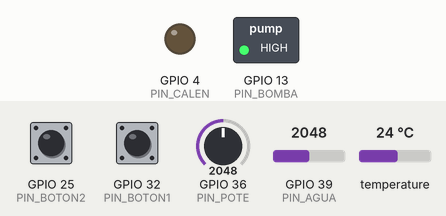
A program run on a simulated ESP32. Shown: switched loads named in the program (green lamp = pin HIGH), output pins drawn as LEDs (lit = HIGH). Inputs (shaded band) come from the test bench; at power-on: GPIO 25 (PIN_BOTON2) HIGH, GPIO 32 (PIN_BOTON1) HIGH, GPIO 39 (PIN_AGUA) = 2048, GPIO 36 (PIN_POTE) = 2048, temperature 24 °C. WiFi joins after 1.5 s; servers stay silent unless stated; uploads are accepted with an empty reply; what the program prints to the serial monitor is not drawn.

Above: at 4.8 s.
4.9 s: GPIO 25 (PIN_BOTON2) pulled LOW for 0.15 s
At 6.1 s:
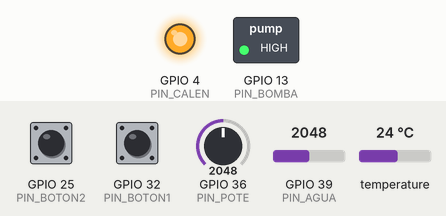
6.5 s: GPIO 32 (PIN_BOTON1) pulled LOW for 0.15 s
At 7.3 s:
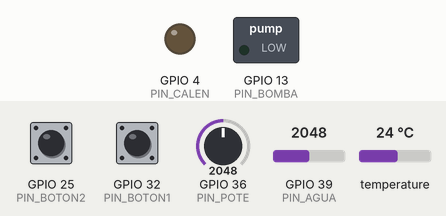
11.1 s: GPIO 39 (PIN_AGUA) set to 211
14.1 s: GPIO 39 (PIN_AGUA) set to 233
At 15.3 s:
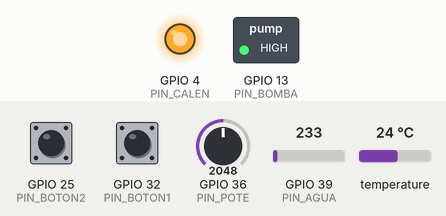
15.6 s: GPIO 25 (PIN_BOTON2) pulled LOW for 1 s
At 16.0 s:
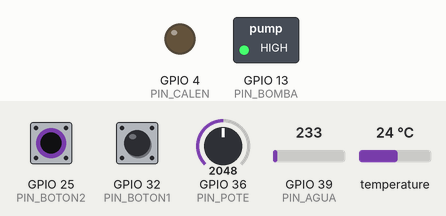
Timing chart, 0 to 18.6 s (numbered marks = the images above; inputs shaded):
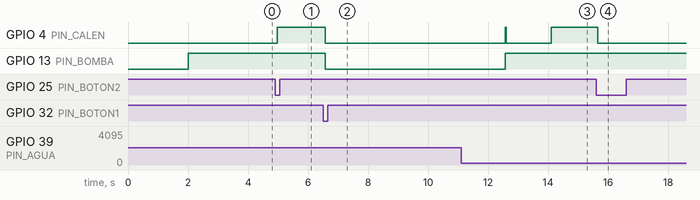

Measured:
- after the input at 4.9 s, GPIO 4 (PIN_CALEN): LOW → HIGH after 0.08 s
- after the input at 6.5 s, GPIO 4 (PIN_CALEN), GPIO 13 (PIN_BOMBA): HIGH → LOW after 0.07 s
- after the input at 14.1 s, GPIO 4 (PIN_CALEN): LOW → HIGH at once
- after the input at 15.6 s, GPIO 4 (PIN_CALEN): HIGH → LOW after 0.06 s

The program:

main.cpp
```cpp
#include <Arduino.h>
#include <WiFi.h>
#include "Boton.hpp"
#include "BombaAgua.hpp"
#include "Calentador.hpp"
#include "SensorTemp.hpp"
#include "SensorAgua.hpp"
#include "ApiClient.hpp"
#include "ControladorMate.hpp" // <-- Nuestro nuevo cerebro

// ============================================================
//  CONFIGURACIÓN
// ============================================================
const char* ssid       = "Fibertel WiFi324 2.4GHz";
const char* password   = "Andres607670";
const char* urlBackend = "http://192.168.0.96:8080";

const int PIN_POTE   = 36;
const int PIN_BOTON1 = 32; // Cebar
const int PIN_BOTON2 = 25; // ON/OFF
const int PIN_TEMP   = 33;
const int PIN_AGUA   = 39;
const int PIN_CALEN  = 4;
const int PIN_BOMBA  = 13;

const unsigned long INTERVALO_TELEMETRIA = 10000;
const unsigned long INTERVALO_LOG        = 1000;

// ============================================================
//  PUNTEROS GLOBALES (Hardware y Control)
// ============================================================
ApiClient* api         = nullptr;
SensorAgua* sensorNivel = nullptr;
SensorTemp* termometro  = nullptr;
Calentador* resistencia = nullptr;
BombaAgua* bomba       = nullptr;
Boton* botonCebar  = nullptr;
Boton* botonOnOff  = nullptr;
ControladorMate* cerebro     = nullptr;

float obtenerTempDeseada() {
  return map(analogRead(PIN_POTE), 0, 4095, 40, 90);
}

// ============================================================
//  COLA FREERTOS Y EXTERN API CALLBACKS
// ============================================================
struct TareaApi {
  enum Tipo { TELEMETRIA, EVENTO, SESSION_START, SESSION_STOP } tipo;
  float temp, target, water;
  char  evento[32];
  int   totalPours;
};

QueueHandle_t colaApi;

void tareaEnvioApi(void*) {
  TareaApi t;
  for (;;) {
    if (xQueueReceive(colaApi, &t, portMAX_DELAY) == pdTRUE && api) {
      switch (t.tipo) {
        case TareaApi::TELEMETRIA:    api->enviarTelemetria(t.temp, t.target, t.water); break;
        case TareaApi::EVENTO:        api->enviarEvento(String(t.evento)); break;
        case TareaApi::SESSION_START: api->abrirSesion(); break;
        case TareaApi::SESSION_STOP:  api->cerrarSesion(t.totalPours); break;
      }
    }
  }
}

void encolarTelemetria(float temp, float target, float water) {
  if (!api) return;
  TareaApi t; t.tipo = TareaApi::TELEMETRIA; t.temp = temp; t.target = target; t.water = water;
  xQueueSend(colaApi, &t, 0);
}

void encolarEvento(const char* nombre) {
  if (!api) return;
  TareaApi t; t.tipo = TareaApi::EVENTO; strncpy(t.evento, nombre, sizeof(t.evento) - 1);
  xQueueSend(colaApi, &t, 0);
}

void encolarSessionStart() {
  if (!api) return;
  TareaApi t; t.tipo = TareaApi::SESSION_START;
  xQueueSend(colaApi, &t, 0);
}

void encolarSessionStop(int totalPours) {
  if (!api) return;
  TareaApi t; t.tipo = TareaApi::SESSION_STOP; t.totalPours = totalPours;
  xQueueSend(colaApi, &t, 0);
}

// ============================================================
//  SETUP
// ============================================================
void setup() {
  Serial.begin(115200);
  pinMode(PIN_CALEN, OUTPUT);
  digitalWrite(PIN_CALEN, LOW);
  delay(2000);
  Serial.println("\n=== BOOT: Iniciando hardware ===");

  sensorNivel = new SensorAgua(PIN_AGUA, 0, 2000);
  termometro  = new SensorTemp(PIN_TEMP);
  resistencia = new Calentador(PIN_CALEN);
  bomba       = new BombaAgua(PIN_BOMBA);
  botonCebar  = new Boton(PIN_BOTON1);
  botonOnOff  = new Boton(PIN_BOTON2);
  pinMode(PIN_POTE, INPUT);

  // Instanciamos el controlador inyectándole sus dependencias
  cerebro = new ControladorMate(resistencia, bomba, botonCebar);

  termometro->iniciar();

  colaApi = xQueueCreate(8, sizeof(TareaApi));
  xTaskCreatePinnedToCore(tareaEnvioApi, "tareaApi", 8192, nullptr, 1, nullptr, 0);

  Serial.println("Hardware inicializado OK.");
  WiFi.mode(WIFI_STA);
  WiFi.disconnect();
  delay(100);
  Serial.print("Conectando a WiFi");
  WiFi.begin(ssid, password);

  int intentos = 0;
  while (WiFi.status() != WL_CONNECTED && intentos < 20) {
    delay(500); Serial.print(".");
    intentos++;
  }

  if (WiFi.status() == WL_CONNECTED) {
    Serial.println("\nWiFi conectado! IP: " + WiFi.localIP().toString());
    api = new ApiClient(urlBackend);
  } else {
    Serial.println("\nWiFi NO conectado. Continuando sin API.");
  }

  Serial.println("--- SISTEMA LISTO. Presioná Botón 2 para iniciar ---\n");
}

// ============================================================
//  LOOP MINIMALISTA
// ============================================================
unsigned long tiempoUltimaTelemetria = 0;
unsigned long tiempoUltimoLog        = 0;

void loop() {
  // 1. Lectura del entorno
  float tempActual  = termometro->obtenerTemperatura();
  float tempDeseada = obtenerTempDeseada();
  float nivelAgua   = sensorNivel->obtenerPorcentaje();
  bool  hayAgua     = sensorNivel->hayAguaSuficiente();
  bool  sensorOk    = (tempActual >= 0.0f);

  // 2. Control General (Prioridad)
  if (botonOnOff->fuePresionado()) {
    cerebro->toggleEncendido();
    return;
  }

  // 3. Dejamos que el cerebro procese el ciclo
  cerebro->actualizar(tempActual, tempDeseada, hayAgua, sensorOk);

  // 4. Telemetría y Logs
  if (cerebro->getEstado() != ControladorMate::Estado::APAGADO &&
      cerebro->getEstado() != ControladorMate::Estado::ENCENDIDO &&
      millis() - tiempoUltimaTelemetria >= INTERVALO_TELEMETRIA) {
    encolarTelemetria(tempActual, tempDeseada, nivelAgua);
    tiempoUltimaTelemetria = millis();
  }

  if (millis() - tiempoUltimoLog >= INTERVALO_LOG) {
    Serial.print("[");
    Serial.print(cerebro->getNombreEstado());
    Serial.print("] Agua: "); Serial.print(nivelAgua, 0);
    Serial.print("% | Temp: ");
    if (sensorOk) { Serial.print(tempActual, 1); Serial.print("°C"); }
    else          { Serial.print("ERROR"); }
    Serial.print(" | Objetivo: "); Serial.print(tempDeseada, 1);
    Serial.print("°C | Cebadas: "); Serial.print(cerebro->getCebosSesion());
    Serial.print(" (Hist: "); Serial.print(cerebro->getCebosHistoricos()); Serial.println(")");

    tiempoUltimoLog = millis();
  }

  delay(20);
}
```

ApiClient.hpp
```cpp
#pragma once
#include <WiFi.h>
#include <HTTPClient.h>
#include <ArduinoJson.h>
#ifdef NATIVE_TEST
  #include "mock_arduino.hpp"
#else
  #include <Arduino.h>
#endif

class ApiClient {
  private:
    const char* baseUrl;

    int postJson(const char* endpoint, String& body) {
      if (WiFi.status() != WL_CONNECTED) return -1;
      HTTPClient http;
      String url = String(baseUrl) + endpoint;
      http.begin(url);

      http.addHeader("Content-Type", "application/json");
      int code = http.POST(body);
      if (code > 0) {
        Serial.print("[API] POST ");
        Serial.print(endpoint);
        Serial.print(" → ");
        Serial.println(code);
      } else {
        Serial.print("[API] Error en ");
        Serial.print(endpoint);
        Serial.print(": ");
        Serial.println(http.errorToString(code).c_str());
      }
      http.end();
      return code;
    }

  public:
    ApiClient(const char* url) : baseUrl(url) {}

    // POST /telemetry
    void enviarTelemetria(float temp, float target, float water) {
      StaticJsonDocument<128> doc;
      doc["temperature"]       = temp;
      doc["targetTemperature"] = target;
      doc["waterLevel"]        = water;
      String body;
      serializeJson(doc, body);
      postJson("/telemetry", body);
    }

    // POST /events  —  solo acepta HEATING_STARTED | HEATING_STOPPED
    void enviarEvento(String tipo) {
      if (tipo != "HEATING_STARTED" && tipo != "HEATING_STOPPED") return;
      StaticJsonDocument<64> doc;
      doc["type"] = tipo;
      String body;
      serializeJson(doc, body);
      postJson("/events", body);
    }

    // POST /sessions  —  abre sesión SYSTEM_STARTED
    void abrirSesion() {
      StaticJsonDocument<64> doc;
      doc["sessionType"] = "SYSTEM_STARTED";
      doc["totalPours"]  = nullptr; // null según contrato
      String body;
      serializeJson(doc, body);
      postJson("/sessions", body);
    }

    // POST /sessions/finish  —  cierra sesión SYSTEM_STOPPED con totalPours
    void cerrarSesion(int totalPours) {
      StaticJsonDocument<64> doc;
      doc["sessionType"] = "SYSTEM_STOPPED";
      doc["totalPours"]  = totalPours;
      String body;
      serializeJson(doc, body);
      postJson("/sessions/finish", body);
    }
};
```

BombaAgua.hpp
```cpp
#pragma once
#ifdef NATIVE_TEST
  #include "mock_arduino.hpp"
#else
  #include <Arduino.h>
#endif

// Controla la bomba de agua a través de un módulo relay Active LOW.
// El relay activa su bobina cuando el pin IN recibe LOW (0V).
class BombaAgua {
  private:
    int pinRelay;

  public:
    BombaAgua(int pin) : pinRelay(pin) {
      pinMode(pinRelay, OUTPUT);
      digitalWrite(pinRelay, HIGH); // Relay en reposo (bobina desenergizada)
    }

    void encender() { digitalWrite(pinRelay, LOW);  }
    void apagar()   { digitalWrite(pinRelay, HIGH); }
};
```

Boton.hpp
```cpp
#pragma once
#ifdef NATIVE_TEST
  #include "mock_arduino.hpp"
#else
  #include <Arduino.h>
#endif

class Boton {
  private:
    int  pin;
    bool estadoAnterior;

  public:
    Boton(int p) : pin(p), estadoAnterior(HIGH) {
      // Usamos la resistencia pull-up interna del ESP32
      pinMode(pin, INPUT_PULLUP);
    }

    bool fuePresionado() {
      bool actual     = digitalRead(pin);
      // Detecta el flanco de bajada (de HIGH a LOW)
      bool presionado = (estadoAnterior == HIGH && actual == LOW);
      estadoAnterior  = actual;

      // Debounce simple por software para evitar falsos positivos
      if (presionado) {
          delay(50);
      }
      return presionado;
    }
};
```

Calentador.hpp
```cpp
#pragma once
#ifdef NATIVE_TEST
  #include "mock_arduino.hpp"
#else
  #include <Arduino.h>
#endif

// Controla la resistencia calentadora a través de un MOSFET IRLZ44N (Active HIGH).
// El MOSFET conduce cuando el pin de Gate recibe HIGH (3.3V del ESP32).
class Calentador {
  private:
    int  pinGate;
    bool estado;

  public:
    Calentador(int pin) : pinGate(pin), estado(false) {
      pinMode(pinGate, OUTPUT);
      digitalWrite(pinGate, LOW); // Asegurar MOSFET apagado al arrancar
    }

    void encender() {
      digitalWrite(pinGate, HIGH);
      estado = true;
    }

    void apagar() {
      digitalWrite(pinGate, LOW);
      estado = false;
    }

    bool estaEncendido() const { return estado; }
};
```

ControladorMate.hpp
```cpp
#pragma once

#ifdef NATIVE_TEST
  #include "mock_arduino.hpp"
  // En modo test, Calentador/BombaAgua/Boton vienen del mock_hardware.hpp
  // que ya fue incluido antes en test_controlador.cpp — NO los incluimos acá
#else
  #include <Arduino.h>
  #include "Calentador.hpp"
  #include "BombaAgua.hpp"
  #include "Boton.hpp"
#endif

// Le avisamos al compilador que estas funciones existen en main.cpp
extern void encolarEvento(const char* nombre);
extern void encolarSessionStart();
extern void encolarSessionStop(int totalPours);

class ControladorMate {
  public:
    enum class Estado {
      APAGADO,
      ENCENDIDO,
      CALENTANDO,
      NO_CALENTANDO
    };

  private:
    Estado      estadoActual;
    Calentador* resistencia;
    BombaAgua* bomba;
    Boton* botonCebar;

    int cebosDeSesion;
    int cebosHistoricos;

    const float         HISTERESIS      = 5.0f;
    const unsigned long TIEMPO_BOMBA_MS = 6000;

    void ejecutarCebado(float tempActual) {
      bool calentadorEstabaEncendido = resistencia->estaEncendido();
      if (calentadorEstabaEncendido) resistencia->apagar();

      cebosDeSesion++;
      Serial.println("\n=================================");
      Serial.print(" CEBANDO MATE N°");
      Serial.println(cebosDeSesion);
      Serial.print(" Temperatura: ");
      Serial.print(tempActual, 1);
      Serial.println(" °C");
      Serial.println("=================================\n");

      bomba->encender();
      delay(TIEMPO_BOMBA_MS);
      bomba->apagar();

      if (calentadorEstabaEncendido) resistencia->encender();
      Serial.println("[BOMBA] Cebado completado.");
    }

  public:
    // Constructor: Inyectamos las dependencias de hardware
    ControladorMate(Calentador* calen, BombaAgua* bmb, Boton* btnCebar)
      : resistencia(calen), bomba(bmb), botonCebar(btnCebar),
        estadoActual(Estado::APAGADO), cebosDeSesion(0), cebosHistoricos(0) {}

    // Transición de ON/OFF del sistema general
    void toggleEncendido() {
      if (estadoActual == Estado::APAGADO) {
        transicionarA(Estado::ENCENDIDO);
      } else {
        transicionarA(Estado::APAGADO);
      }
    }

    // El cerebro de la máquina de estados
    void actualizar(float tempActual, float tempDeseada, bool hayAgua, bool sensorOk) {
      switch (estadoActual) {
        case Estado::APAGADO:
          break;

        case Estado::ENCENDIDO:
          if (hayAgua && sensorOk && tempActual < (tempDeseada - HISTERESIS)) {
            transicionarA(Estado::CALENTANDO);
          } else {
            transicionarA(Estado::NO_CALENTANDO);
          }
          break;

        case Estado::CALENTANDO:
          if (!hayAgua || !sensorOk) {
            transicionarA(Estado::NO_CALENTANDO);
            Serial.println("[SEGURIDAD] Calentador apagado: condición de seguridad.");
            break;
          }
          if (tempActual >= tempDeseada) {
            transicionarA(Estado::NO_CALENTANDO);
            break;
          }
          if (botonCebar->fuePresionado()) {
            if (hayAgua) ejecutarCebado(tempActual);
            else Serial.println("[ALERTA] Sin agua para cebar.");
          }
          break;

        case Estado::NO_CALENTANDO:
          if (hayAgua && sensorOk && tempActual < (tempDeseada - HISTERESIS)) {
            transicionarA(Estado::CALENTANDO);
            break;
          }
          if (botonCebar->fuePresionado()) {
            if (hayAgua) ejecutarCebado(tempActual);
            else Serial.println("[ALERTA] Sin agua para cebar.");
          }
          break;
      }
    }

    void transicionarA(Estado nuevo) {
      if (nuevo == estadoActual) return;

      Serial.print("[STATE] ");
      Serial.print(getNombreEstado());
      estadoActual = nuevo; // Actualizamos antes para imprimir bien el nuevo estado
      Serial.print(" → ");
      Serial.println(getNombreEstado());

      // Acciones automáticas al entrar a un nuevo estado
      switch (estadoActual) {
        case Estado::APAGADO:
          resistencia->apagar();
          cebosHistoricos += cebosDeSesion;
          encolarSessionStop(cebosDeSesion);
          Serial.print("[SESIÓN] Cerrada. Cebadas sesión: ");
          Serial.print(cebosDeSesion);
          Serial.print(" | Históricas: ");
          Serial.println(cebosHistoricos);
          cebosDeSesion = 0;
          break;

        case Estado::ENCENDIDO:
          cebosDeSesion = 0;
          encolarSessionStart();
          Serial.println("[SISTEMA] Encendido. Evaluando condiciones...");
          break;

        case Estado::CALENTANDO:
          resistencia->encender();
          encolarEvento("HEATING_STARTED");
          Serial.println("[TERMOSTATO] Calentando...");
          break;

        case Estado::NO_CALENTANDO:
          resistencia->apagar();
          encolarEvento("HEATING_STOPPED");
          Serial.println("[TERMOSTATO] Temperatura alcanzada / en espera.");
          break;
      }
    }

    // Getters para la telemetría y logs
    Estado getEstado() { return estadoActual; }
    int getCebosSesion() { return cebosDeSesion; }
    int getCebosHistoricos() { return cebosHistoricos; }

    const char* getNombreEstado() {
      switch (estadoActual) {
        case Estado::APAGADO:       return "APAGADO";
        case Estado::ENCENDIDO:     return "ENCENDIDO";
        case Estado::CALENTANDO:    return "CALENTANDO";
        case Estado::NO_CALENTANDO: return "NO_CALENTANDO";
        default:                    return "DESCONOCIDO";
      }
    }
};
```

SensorAgua.hpp
```cpp
#pragma once
#ifdef NATIVE_TEST
  #include "mock_arduino.hpp"
#else
  #include <Arduino.h>
#endif

class SensorAgua {
  private:
    int pinADC;
    int valorVacio;
    int valorLleno;

  public:
    SensorAgua(int pin, int vacio, int lleno) {
      pinADC = pin;
      valorVacio = vacio;
      valorLleno = lleno;
      pinMode(pinADC, INPUT);
    }

    float obtenerPorcentaje() {
      int lectura = analogRead(pinADC);
      float porcentaje = map(lectura, valorVacio, valorLleno, 0, 100);

      // Limitamos los topes para que no de valores negativos o mayores a 100
      if (porcentaje < 0) porcentaje = 0;
      if (porcentaje > 100) porcentaje = 100;
      return porcentaje;
    }

    bool hayAguaSuficiente() {
      return obtenerPorcentaje() > 10.0; // Mínimo 10% para operar
    }
};
```

Source omitted: SensorTemp.hpp (2171 bytes)
